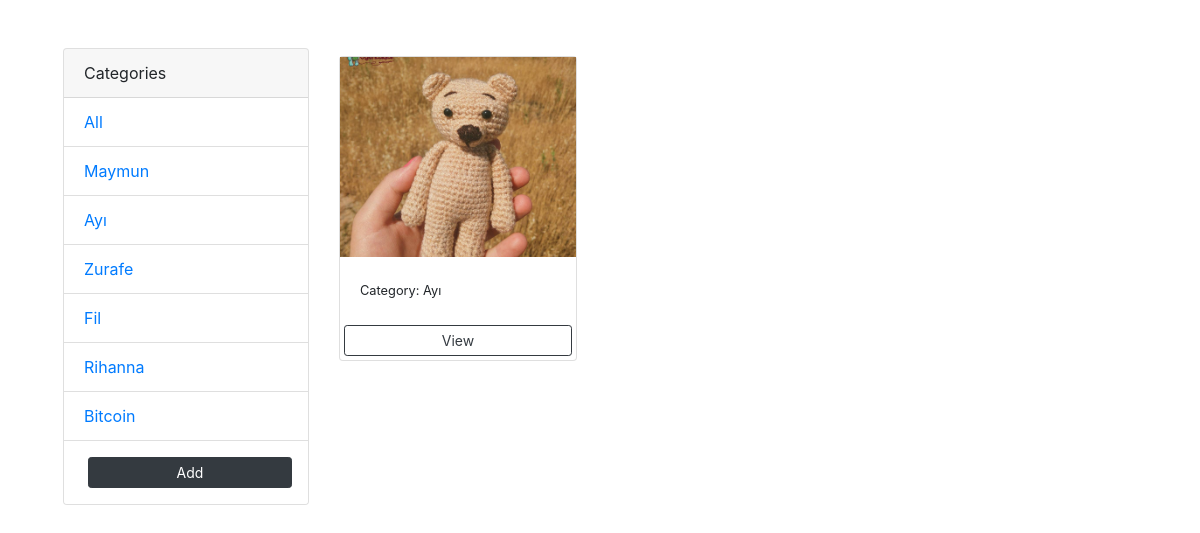
The app's page /?category=Ayı with its own data.
### photos/models.py (models this page shows, shortened)
class Category(models.Model):
    name = models.CharField(max_length=100, null=False, blank=False)

class Photo(models.Model):
    category = models.ForeignKey(
        Category, null=True, blank=True, on_delete=models.SET_NULL)
    image = models.ImageField(null=False, blank=False)
    description = models.CharField(max_length=500, null=False, blank=False)

### photos/views.py (the view)
# urls.py: path('', views.gallery, name='gallery'),
def gallery(request):
    category = request.GET.get('category')
    if category == None:
        photos = Photo.objects.all()
    else:
        photos = Photo.objects.filter(category__name = category)
    categories = Category.objects.all()
    context = {
        "categories": categories,
        "photos": photos,
        }
    return render(request, 'photos/gallery.html', context)

### photos/templates/photos/gallery.html (shortened to what this page needs)
<!DOCTYPE html>
<html lang="en">
<head>
    <link rel="stylesheet" href="https://cdn.jsdelivr.net/npm/bootstrap@4.4.1/dist/css/bootstrap.min.css">
</head>
<body class='m-5'>
    <div class="container">
        <div class="row">
            <div class="col-md-3">
                <div class="card">
                    <div class="card-header">
                      Categories
                    </div>
                    <ul class="list-group list-group-flush">
                      <li class="list-group-item">
                         <a href="{% url 'gallery' %}">All</a>
                      </li>
                      {% for category in categories %}
                        <li class="list-group-item">
                            <a href="{% url 'gallery' %}?category={{category.name}}">
                                {{category.name}}
                            </a>
                        </li>
                      {% endfor %}
                      <li class="list-group-item">
                      <a class='btn btn-dark btn-block btn-sm m-1' href="{% url 'add' %}">Add</a>
                      </li>
                    </ul>
                  </div>
            </div>
            <div class="col-md-9">
                <div class="row">
                    {% for photo in photos %}
                    <div class="col-md-4">
                        <div class="card mr-2 my-2">
                            <img src='{{photo.image.url}}'
                            class="image-thumbail" alt="...">
                            <div class="card-body">
                                <small>Category: {{photo.category.name}}</small>
                            </div>
                                <a class='btn btn-outline-dark btn-sm m-1'href='{% url 'photo' photo.id %}'>View</a>
                        </div>
                    </div>
                    {% empty %}
                        <h3>No Photo</h3>
                    {% endfor %}
                </div>
            </div>
        </div>
    </div>
</body>
</html>

### photos/templates/photos/gallery.html (style rules this page uses)
.image-thumbail { height: 200px; object-fit: cover; }

### records on screen
Category: name "Maymun"
Category: name "Ayı"
Category: name "Zurafe"
Category: name "Fil"
Category: name "Rihanna"
Category: name "Bitcoin"
Photo: image (picture), category.name "Ayı"
